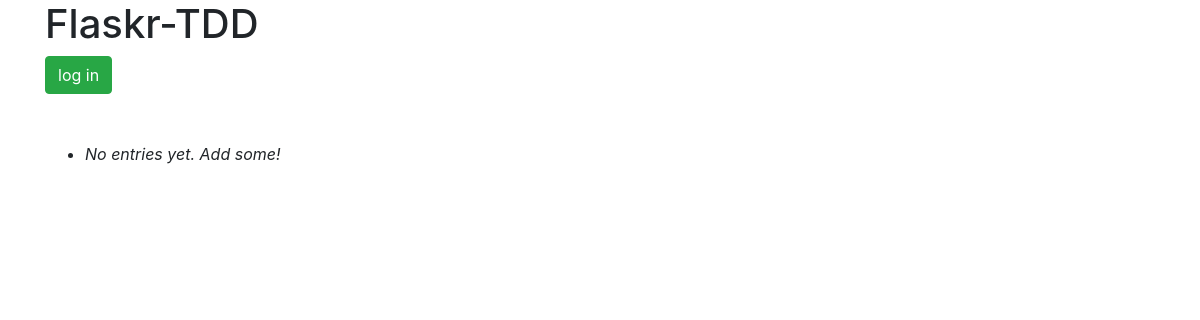
/, run on an earlier commit of the app's database.
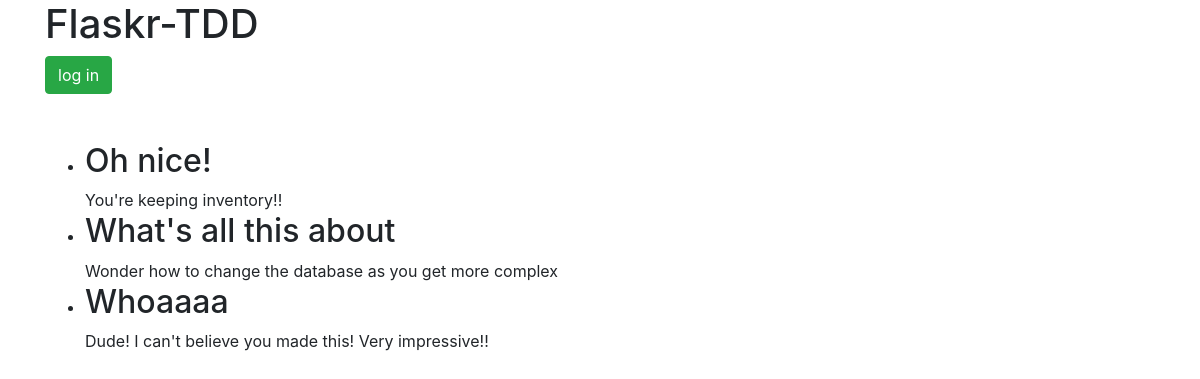
And on a later commit of the database.
### tables this page shows
CREATE TABLE entries(
  id integer primary key autoincrement,
  title text not null,
  text text not null
);

### app.py (the view)
@app.route('/')
def index():
    db=get_db()
    cur = db.execute('select * from entries order by id desc')
    entries = cur.fetchall()
    return render_template('index.html', entries=entries)

### app.py (called while the page is built)
def connect_db():
    rv = sqlite3.connect(app.config['DATABASE'])
    rv.row_factory = sqlite3.Row
    return rv

def get_db():
    if not hasattr(g, 'sqlite_db'):
        g.sqlite_db = connect_db()
    return g.sqlite_db

### templates/index.html (shortened to what this page needs)
<!DOCTYPE html>
<html lang="en" dir="ltr">
<head>
    <link rel="stylesheet" type="text/css" href="//stackpath.bootstrapcdn.com/bootstrap/4.1.3/css/bootstrap.min.css">
  </head>
<body>
   <div class="container">
    <h1>Flaskr-TDD</h1>
    {% if not session.logged_in %}
      <a class="btn btn-success" role="button" href="{{ url_for('login') }}">log in</a>
    {% else %}
      <a class="btn btn-warning role="button" href="{{ url_for('logout') }}">log out</a>
    {% endif %}
    <br><br>
    <br>
    <ul class="entries">
      {% for entry in entries %}
      <li class="entry">
         <h2 id="{{ entry.id }}">{{ entry.title }}</h2>
         {{ entry.text|safe }}
      </li>
        {% else %}
      <li><em>No entries yet. Add some!</em></li>
      {% endfor %}
   </ul>
  </div>
</body>
</html>

What changed in the data, as far as the page shows it:
added entries: title "Oh nice!", text "You're keeping inventory!!"
added entries: title "What's all this about", text "Wonder how to change the database as you get more complex"
added entries: title "Whoaaaa", text "Dude! I can't believe you made this! Very impressive!!"
Also different on the page:
text no longer shown: "No entries yet. Add some!"
